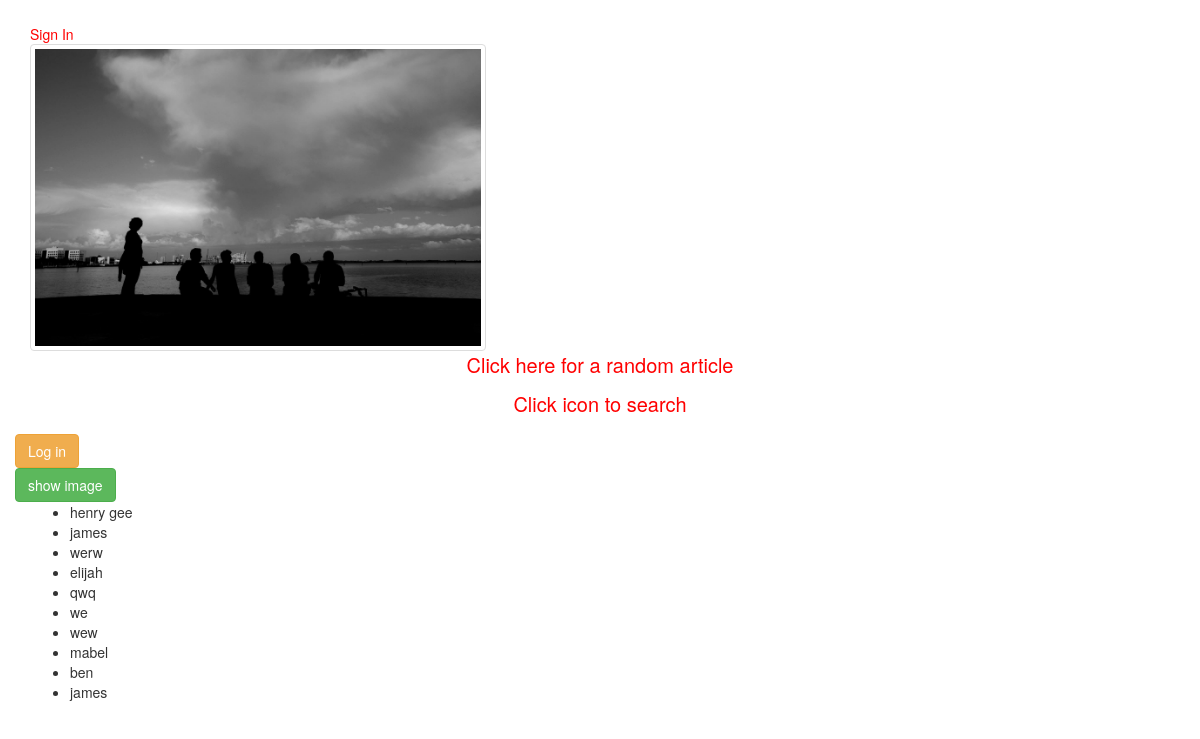
/wikipedia, run on an earlier commit of the app's database.
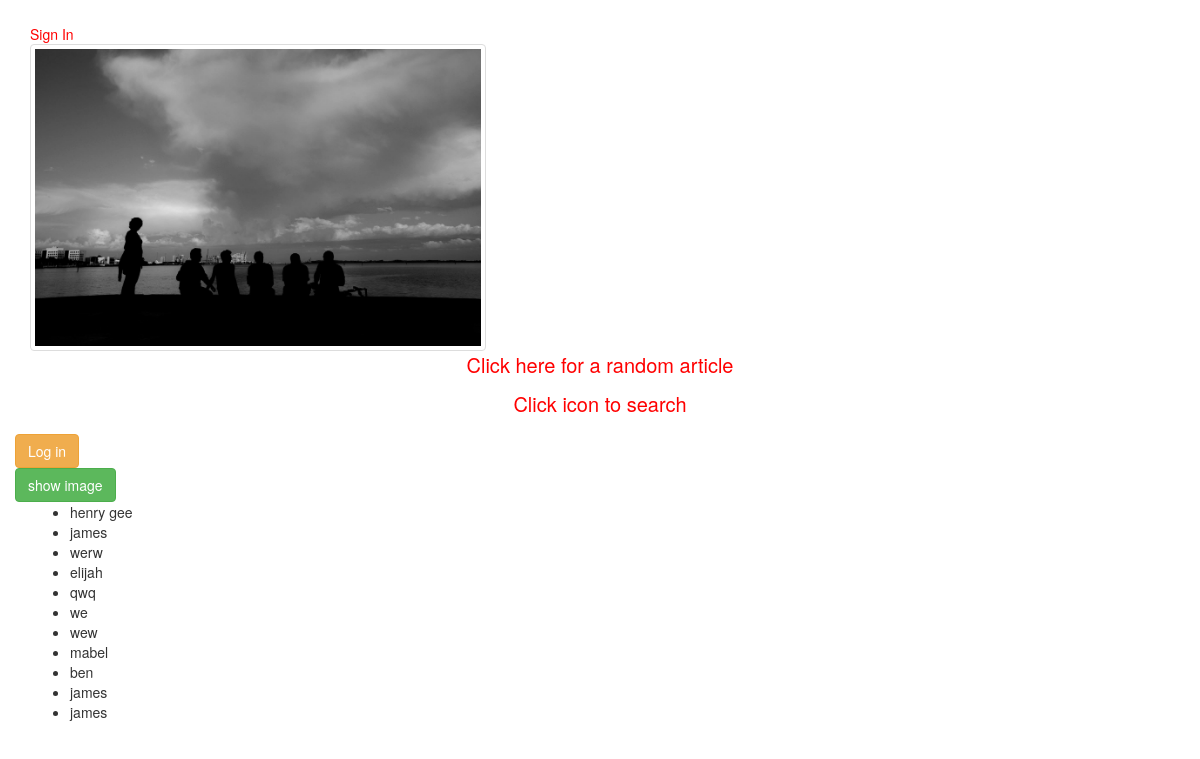
And on a later commit of the database.
### mywikipedia/models.py (models this page shows)
class Users(models.Model):
    username = models.CharField(max_length=250)
    password = models.CharField(max_length=20, blank=False, default="1234")

### mywikipedia/views.py (the view)
# urls.py: url(r'^wikipedia$', 'wikipedia', name='wikipedia'),
def wikipedia(request):
    users = Users.objects.all()
    randomurl = 'https://en.wikipedia.org/wiki/Special:Random'
    return render(request,'mywikipedia/wikipedia.html',{'users': users,'randomurl':randomurl})

### mywikipedia/templates/mywikipedia/wikipedia.html (shortened to what this page needs)
 {% load static %}
<!DOCTYPE html>
<html lang="en">
<head>
<link rel="stylesheet" href="https://maxcdn.bootstrapcdn.com/bootstrap/3.3.7/css/bootstrap.min.css">
<link rel="stylesheet" type="text/css" href="{% static 'css/style.css' %}">
</head>
<body class="container-fluid">
<div class="container-fluid">
  <div><a href="login" class="signin">Sign In</a></div>
<img class="img-responsive img-thumbnail" id="greatphoto" src="{% static 'img/sunset.jpg' %}" />
</div>
{% block body %}
<div class="text-center">
<p><a href="{{ randomurl }}" target=_blank class="random-article">Click here for a random article</a><p>
<p class="search-text">Click icon to search<p>
</div>
<form class="form" method="post">
<button type="submit" class="btn btn-warning">Log in</button>
</form>
<div class="imageviewer">
  <button class="btn btn-success" type="" id="ajax" onclick="sendAjax()">show image</button>
<div>
<div class="container">
  <ul>
  {% for user in users %}
    <li> {{ user.username }} </li>
  {% endfor %}
</ul>
</div>
{% endblock %}
</body>
</html>

### assets/css/style.css (style rules this page uses)
body { background-color: white; padding-top: 2%; }
.search-text,.random-article { color: red; font-size: 20px; font-family: "Helvetica Neue"; }
img { padding-top: 0px; padding-bottom: 50px; width: 40%; }
a:hover, a:link, a:focus, a:visited, a:active { color: red !important; text-decoration: none; }

What changed in the data, as far as the page shows it:
added Users: username "james"
